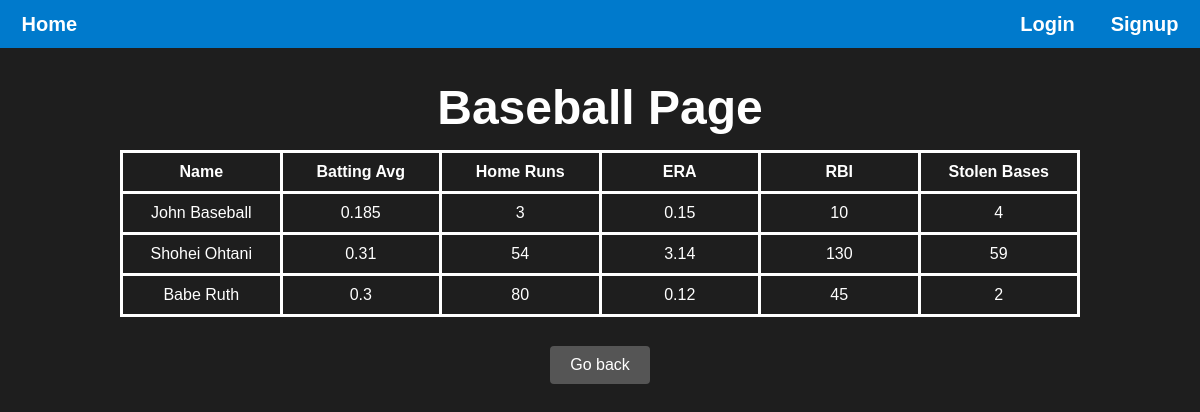
Page /baseball/ on the earlier database version.
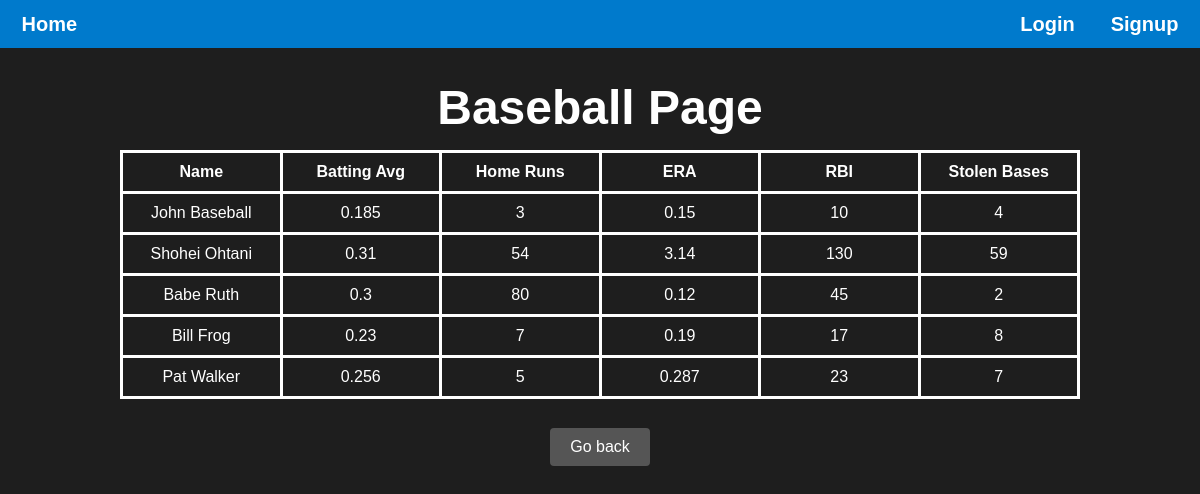
Same page on the later database version.
### main/models.py (models this page shows, shortened)
class BaseballStat(models.Model):
    athlete = models.OneToOneField(Athlete, on_delete=models.CASCADE, primary_key=True)
    battingAvg = models.FloatField(blank=True)
    homeRuns = models.IntegerField(blank=True)
    era = models.FloatField(blank=True)
    rbi = models.IntegerField(blank=True)
    stolenBases = models.IntegerField(blank=True)

class Athlete(models.Model):
    SPORT_CHOICES = [
        ('baseball', 'baseball'),
        ('basketball', 'basketball'),
        ('soccer', 'soccer'),
        ('football', 'football'),
    ]
    id = models.AutoField(primary_key=True)
    firstName = models.CharField(max_length=20, default='N/A')
    lastName = models.CharField(max_length=20, default='N/A')
    height = models.CharField(max_length=5, default='N/A',blank=True, null=True)
    weight = models.IntegerField(blank=True, null=True)
    birthDate = models.DateField(blank=True, null=True)
    age = models.IntegerField(blank=True, null=True)
    wins = models.IntegerField(blank=True, null=True)
    losses = models.IntegerField(blank=True, null=True)
    joinYear = models.IntegerField(blank=True, null=True)
    sport = models.CharField(max_length=20, choices=SPORT_CHOICES, default='Baseball')
    teamName = models.CharField(max_length=20, default='N/A')
    position = models.CharField(max_length=20, default='N/A', blank=True, null=True)
    gamesPlayed = models.IntegerField(default=0, blank=True, null=True)
    numViews = models.IntegerField(default=0, blank=True, null=True)

### main/views.py (the view)
# urls.py: path("<str:sport>/", views.sports_page, name ="sports_page"),
def sports_page(request, sport):
    sort_num = request.GET.get('sort_num', 0)
    logged_in = request.session.get('logged_in', False)
    curr_user_name = request.session.get('curr_user_name', "")
    is_admin = False
    header = table_header(sport)
    if logged_in and curr_user_name:
        try:
            user = User.objects.get(userName=curr_user_name)
            is_admin = user.isAdmin
        except User.DoesNotExist:
            is_admin = False
    stats = get_sorted_sports_stats(sport, int(sort_num))
    are_stats = bool(stats)
    context = {
        "logged_in": logged_in,
        "curr_user_name": curr_user_name,
        "is_admin": is_admin,
        "are_stats": are_stats,
        "sport": sport,
        "stats": stats,
        "header": header
    }
    return render(request, "main/sports_page.html", context)

### main/views.py (called while the page is built, shortened)
def get_sorted_sports_stats(sport, sort_num=0):
    stats = None
    if sport == "baseball":
        stats = BaseballStat.objects.select_related('athlete').all()
        match sort_num:
            case 1:
                stats = stats.order_by('athlete__firstName')
            case 2:
                stats = stats.order_by('-battingAvg')
            case 3:
                stats = stats.order_by('-homeRuns')
            case 4:
                stats = stats.order_by('-era')
            case 5:
                stats = stats.order_by('-rbi')
            case 6:
                stats = stats.order_by('-stolenBases')
    return stats

def table_header(sport):
    if sport == "baseball":
        header = ['Name', 'Batting Avg', 'Home Runs', 'ERA', 'RBI', 'Stolen Bases']
    elif sport == "basketball":
        header = ['Name', 'Points PG', 'Assists PG', 'Rebounds PG', 'Three Point %', 'Free Throw %']
    elif sport == "soccer":
        header = ['Name', 'Goals', 'Shots', 'Saves', 'Fouls', 'Minutes Played']
    else:
        header = ['Name', 'Passing Yards', 'Rushing Yards', 'Tackles', 'Sacks', 'Interceptions']
    return header

### main/templates/main/sports_page.html (shortened to what this page needs)
{% load static %}
<!DOCTYPE html>
<html lang="en">
<head>
    <link rel="stylesheet" href="{% static 'styles.css' %}" />
</head>
<body>
    <div class="header">
        <p><a href="{% url 'landing_page' %}">Home</a></p>
        <div class="header-container">
            {% if not logged_in %}
            <p><a href="{% url 'login_page' %}">Login</a></p>
            <p><a href="{% url 'signup_page' %}">Signup</a></p>
            {% else %}
            <p><a href="{% url 'logout' %}">Logout</a></p>
            <p><a href="{% url 'user_page' curr_user_name %}">Profile</a></p>
            {% endif %}
        </div>
    </div>
    <h1>{{ sport|capfirst }} Page</h1>
    {% if are_stats %}
    <table>
        <tr>
            <th><a href="{% url 'sports_page' sport=sport %}?sort_num=1">{{ header.0 }}</a></th>
            <th><a href="{% url 'sports_page' sport=sport %}?sort_num=2">{{ header.1 }}</a></th>
            <th><a href="{% url 'sports_page' sport=sport %}?sort_num=3">{{ header.2 }}</a></th>
            <th><a href="{% url 'sports_page' sport=sport %}?sort_num=4">{{ header.3 }}</a></th>
            <th><a href="{% url 'sports_page' sport=sport %}?sort_num=5">{{ header.4 }}</a></th>
            <th><a href="{% url 'sports_page' sport=sport %}?sort_num=6">{{ header.5 }}</a></th>
        </tr>
        {% for stat in stats %}
        <tr>
            <td>
                <a href="{% url 'athlete_page' sport=sport athlete_id=stat.athlete.id %}">
                    {{ stat.athlete.firstName }} {{ stat.athlete.lastName }}
                </a>
            </td>
            {% if sport == "baseball" %}
                <td>{{ stat.battingAvg }}</td>
                <td>{{ stat.homeRuns }}</td>
                <td>{{ stat.era }}</td>
                <td>{{ stat.rbi }}</td>
                <td>{{ stat.stolenBases }}</td>
            {% elif sport == "basketball" %}
                <td>{{ stat.pointsPG }}</td>
                <td>{{ stat.assistsPG }}</td>
                <td>{{ stat.reboundsPG }}</td>
                <td>{{ stat.threePPerc }}</td>
                <td>{{ stat.freeThrowPerc }}</td>
            {% elif sport == "soccer" %}
                <td>{{ stat.goalsScored }}</td>
                <td>{{ stat.shots }}</td>
                <td>{{ stat.saves }}</td>
                <td>{{ stat.fouls }}</td>
                <td>{{ stat.minutesPlayed }}</td>
            {% elif sport == "football" %}
                <td>{{ stat.passingYards }}</td>
                <td>{{ stat.rushingYards }}</td>
                <td>{{ stat.tackles }}</td>
                <td>{{ stat.sacks }}</td>
                <td>{{ stat.interceptions }}</td>
            {% endif %}
        </tr>
    {% endfor %}
    </table>
    {% else %}
        <h2>There aren't any {{ sport|capfirst }} stats, try adding some?</h2>
    {% endif %}
    <div class="additional-buttons">
        <form action="{% url 'landing_page' %}" method="get" style="display:inline;">
            <button type="submit" class="btn-secondary">Go back</button>
        </form>
    </div>
</body>
</html>

### main/static/styles.css (style rules this page uses)
body { background-color: #1e1e1e; color: #ffffff; font-family: Arial, sans-serif; display: flex; flex-direction: column; align-items: center; min-height: 100vh; margin: 0; }
.header { display: flex; flex: auto; background-color: #007acc; font-size: 20px; font-weight: 600; justify-content: space-around; align-items: center; gap: 75%; max-height: 48px; min-width: 100%; }
.header-container { display: flex; justify-content: space-between; gap: 36px; }
h1 { font-size: 3em; margin-bottom: 15px; }
a { color: inherit; text-decoration: none; }
button { font-size: 1em; color: #ffffff; background-color: #007acc; border: none; padding: 10px 20px; border-radius: 5px; cursor: pointer; margin: 5px; }
.additional-buttons { display: flex; justify-content: center; gap: 1rem; margin-top: 1.5rem; }
.btn-secondary { padding: 10px 20px; background-color: #555; color: #fff; border: none; border-radius: 4px; cursor: pointer; }
table { border: 3px solid; border-collapse: collapse; text-align: center; width: 80%; table-layout: fixed; }
th, td { border: 3px solid; padding: 10px; }

Differences in the rows shown:
added BaseballStat: athlete.firstName "Bill", athlete.lastName "Frog", battingAvg "0.23", homeRuns "7", era "0.19", rbi "17", stolenBases "8"
added BaseballStat: athlete.firstName "Pat", athlete.lastName "Walker", battingAvg "0.256", homeRuns "5", era "0.287", rbi "23", stolenBases "7"
